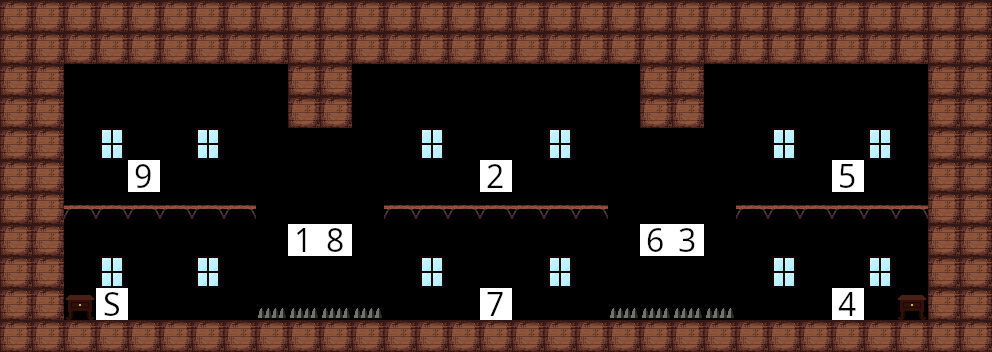

Tiled map render using the project's own tile images. Description and the whole map definition, tile-layer contents included, below:
An orthogonal 31x11 tile map with 32x32 px tiles, 1 tile layer (Tile Layer 1).

<map version="1.10" tiledversion="1.10.2" orientation="orthogonal" renderorder="right-down" width="31" height="11" tilewidth="32" tileheight="32" infinite="0" nextlayerid="2" nextobjectid="1">
 <editorsettings>
  <export target="../assets/levels/LevelInfinityRedux.csv" format="csv" />
 </editorsettings>
 <tileset firstgid="1" source="tiles.tsx" />
 <layer id="1" name="Tile Layer 1" width="31" height="11">
  <data encoding="csv">
2,2,2,2,2,2,2,2,2,2,2,2,2,2,2,2,2,2,2,2,2,2,2,2,2,2,2,2,2,2,2,
2,2,2,2,2,2,2,2,2,2,2,2,2,2,2,2,2,2,2,2,2,2,2,2,2,2,2,2,2,2,2,
2,2,0,0,0,0,0,0,0,2,2,0,0,0,0,0,0,0,0,0,2,2,0,0,0,0,0,0,0,2,2,
2,2,0,0,0,0,0,0,0,2,2,0,0,0,0,0,0,0,0,0,2,2,0,0,0,0,0,0,0,2,2,
2,2,0,23,0,0,23,0,0,0,0,0,0,23,0,0,0,23,0,0,0,0,0,0,23,0,0,23,0,2,2,
2,2,0,0,109,0,0,0,0,0,0,0,0,0,0,102,0,0,0,0,0,0,0,0,0,0,105,0,0,2,2,
2,2,3,3,3,3,3,3,0,0,0,0,3,3,3,3,3,3,3,0,0,0,0,3,3,3,3,3,3,2,2,
2,2,0,0,0,0,0,0,0,101,108,0,0,0,0,0,0,0,0,0,106,103,0,0,0,0,0,0,0,2,2,
2,2,0,23,0,0,23,0,0,0,0,0,0,23,0,0,0,23,0,0,0,0,0,0,23,0,0,23,0,2,2,
2,2,21,6,0,0,0,0,5,5,5,5,0,0,0,107,0,0,0,5,5,5,5,0,0,0,104,0,21,2,2,
2,2,2,2,2,2,2,2,2,2,2,2,2,2,2,2,2,2,2,2,2,2,2,2,2,2,2,2,2,2,2
</data>
 </layer>
</map>
